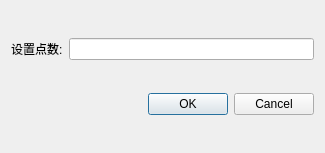
<?xml version="1.0" encoding="UTF-8"?>
<ui version="4.0">
 <class>SettingNumberDialog</class>
 <widget class="QDialog" name="SettingNumberDialog">
  <property name="geometry">
   <rect>
    <x>0</x>
    <y>0</y>
    <width>325</width>
    <height>153</height>
   </rect>
  </property>
  <property name="windowTitle">
   <string>Dialog</string>
  </property>
  <layout class="QGridLayout" name="gridLayout">
   <item row="0" column="0">
    <layout class="QHBoxLayout" name="horizontalLayout_2">
     <item>
      <widget class="QLabel" name="label">
       <property name="text">
        <string>设置点数:</string>
       </property>
      </widget>
     </item>
     <item>
      <layout class="QHBoxLayout" name="horizontalLayout">
       <item>
        <widget class="QLineEdit" name="lineEdit"/>
       </item>
      </layout>
     </item>
    </layout>
   </item>
   <item row="1" column="0">
    <widget class="QDialogButtonBox" name="buttonBox">
     <property name="enabled">
      <bool>true</bool>
     </property>
     <property name="orientation">
      <enum>Qt::Horizontal</enum>
     </property>
     <property name="standardButtons">
      <set>QDialogButtonBox::Cancel|QDialogButtonBox::Ok</set>
     </property>
    </widget>
   </item>
  </layout>
 </widget>
 <resources/>
 <connections>
  <connection>
   <sender>buttonBox</sender>
   <signal>accepted()</signal>
   <receiver>SettingNumberDialog</receiver>
   <slot>accept()</slot>
   <hints>
    <hint type="sourcelabel">
     <x>248</x>
     <y>254</y>
    </hint>
    <hint type="destinationlabel">
     <x>157</x>
     <y>274</y>
    </hint>
   </hints>
  </connection>
  <connection>
   <sender>buttonBox</sender>
   <signal>rejected()</signal>
   <receiver>SettingNumberDialog</receiver>
   <slot>reject()</slot>
   <hints>
    <hint type="sourcelabel">
     <x>316</x>
     <y>260</y>
    </hint>
    <hint type="destinationlabel">
     <x>286</x>
     <y>274</y>
    </hint>
   </hints>
  </connection>
 </connections>
</ui>
